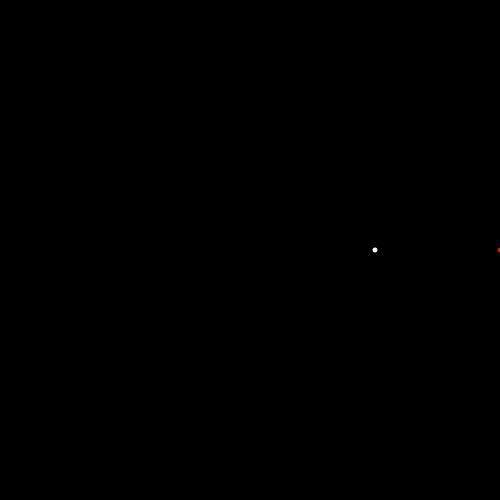
Frame 1 (no input)
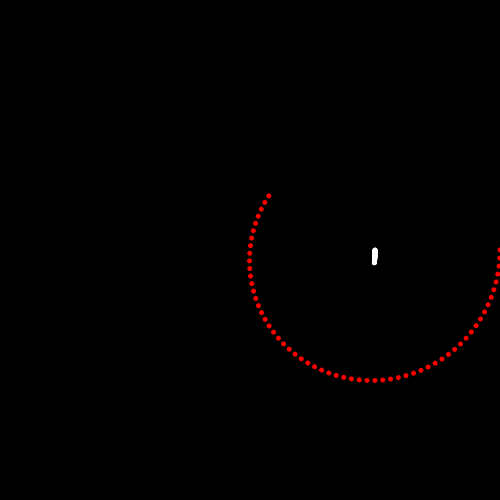
Frame 60 (the mouse pressed at the canvas centre just before this capture)
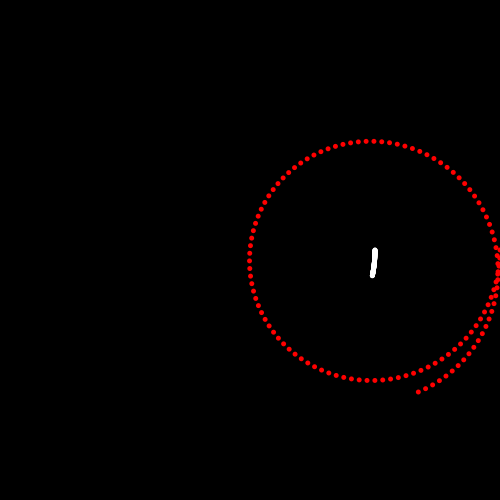
Frame 120 (the mouse held since frame 60 and released just before this capture)

The Processing sketch that drew these frames (run headless with seeded random() and noise(); from frame 60 on, the mouse is pressed at the canvas centre):

// Processing sketch: geometric_patterns
// ── geometric_patterns.pde
float dir=0;
float radius=125;
void setup() {
    size(500,500);
    background(0);
    noStroke();
}

void draw() {
    float x = width/2 + radius * cos(dir*PI/180);
    float y = height/2 + radius * sin(dir*PI/180);
    fill(255);
    ellipse(x,y,5,5);
    float mx = x + radius * cos((dir*PI/180)*36);
    float my = y + radius * sin((dir*PI/180)*36);
    fill(255,0,0);
    ellipse(mx,my,5,5);
    dir+=0.1;
}
